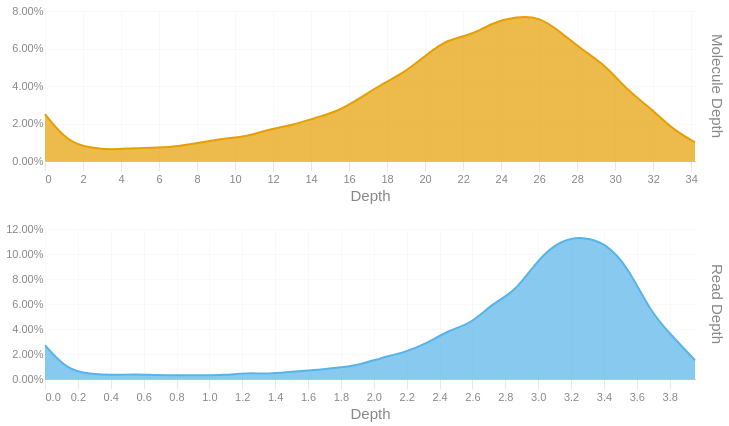

This figure's notebook cell:
### Code cell
readdep = depth_hist(tb['Read Depth'], q99, 3)
readdep = readdep.with_columns(pl.lit('Read Depth').alias('Metric'))
if not SKIPLR:
    moldep = depth_hist(tb['Molecule Depth'], mol_q99, 1)
    moldep = moldep.with_columns(pl.lit('Molecule Depth').alias('Metric'))
    _hist = pl.concat([readdep, moldep])
    _hist = _hist.filter(pl.col('Proportion') != 0)
    with SafeRender(_hist):
        (
            alt.Chart(_hist)        
            .mark_area(interpolate = "basis")
            .encode(
                x=alt.X('Bin:Q').scale(domainMin=0).axis(alt.Axis(title='Depth')),
                y = alt.Y('Proportion:Q', title = None).axis(format = '.2%'),
                color = alt.Color('Metric:N').legend(None),
                row = alt.Row("Metric:N").header(title = None, labelOrient = 'right'),
                tooltip = [
                    alt.Tooltip("Metric:N", title = "Metric"),
                    alt.Tooltip('Interval:N', title = "Depth Interval"),
                    alt.Tooltip('Proportion:Q', title = "% Alignments").format('.2%')
                ]
            )
            .resolve_scale(x='independent', y='independent')
            .properties(
                height = 150, width = 650,
                usermeta={'embedOptions': {'downloadFileName': f'{samplename}.depth.hist'}}
            )
        ).display()
else:
    readdep = readdep.filter(pl.col('Proportion') != 0)
    with SafeRender(readdep):
        (
            alt.Chart(readdep)        
            .mark_area(interpolate = "basis")
            .encode(
                x=alt.X('Bin:Q').scale(domainMin=0).axis(alt.Axis(title='Depth')),
                y = alt.Y('Proportion:Q', title = None).axis(format = '.2%'),
                tooltip = [
                    alt.Tooltip('Interval:N', title = "Depth Interval"),
                    alt.Tooltip('Proportion:Q', title = "% Alignments").format('.2%')
                ]
            )
            .properties(
                usermeta={'embedOptions': {'downloadFileName': f'{samplename}.depth.hist'}}
            )
        ).display()

### Figure 1 — Vega-Lite specification as saved in the notebook (floating-point values rounded to 4 significant figures)
{"width": 650, "height": 150, "config": {"title": {"anchor": "start", "dy": -15, "fontSize": 18, "color": "#888888", "subtitleColor": "#888888", "subtitleFontSize": 14}, "arc": {"fill": "#0072B2"}, "axis": {"domainColor": "#888888", "domainWidth": 0.5, "gridWidth": 0.2, "grid": false, "titleFontWeight": 400, "titleFontSize": 15, "labelFontSize": 11, "labelColor": "#888888", "tickColor": "#888888", "tickWidth": 0.2, "titleColor": "#888888"}, "axisBand": {"grid": false}, "axisX": {"grid": true, "tickSize": 10, "domainCap": "round"}, "axisY": {"domain": false, "grid": true, "tickSize": 0, "domainCap": "round"}, "background": "transparent", "header": {"labelFontSize": 15, "labelColor": "#888888", "titleFontSize": 15, "titleFontWeight": 600, "titleColor": "#888888"}, "legend": {"labelFont": "sans-serif", "labelFontSize": 12, "labelColor": "#888888", "symbolSize": 100, "symbolType": "circle", "titleFontSize": 12, "titlePadding": 10, "titleColor": "#888888", "title": null}, "range": {"category": ["#E69F00", "#56B4E9", "#009E73", "#F0E442", "#0072B2", "#D55E00", "#CC79A7", "#000000"], "diverging": ["#cfe8f3", "#a2d4ec", "#73bfe2", "#46abdb", "#1696d2", "#12719e"]}, "area": {"fill": "#0072B2", "fillOpacity": 0.7, "line": true, "strokeOpacity": 0.7}, "line": {"color": "#0072B2", "stroke": "#0072B2", "strokeWidth": 2}, "trail": {"color": "#0072B2", "stroke": "#0072B2", "strokeWidth": 0, "size": 1}, "point": {"filled": true, "fillOpacity": 1.0, "size": 95}, "text": {"color": "#888888", "fontSize": 11, "align": "right", "fontWeight": 400, "size": 11}, "bar": {"fill": "#0072B2", "stroke": null}, "view": {"stroke": null, "continuousWidth": 660, "continuousHeight": 400}}, "data": {"name": "data-c7d36ec3212a1a5d284924d04df8e9d4"}, "mark": {"type": "area", "interpolate": "basis"}, "encoding": {"color": {"field": "Metric", "legend": null, "type": "nominal"}, "row": {"field": "Metric", "header": {"title": null, "labelOrient": "right"}, "type": "nominal"}, "tooltip": [{"field": "Metric", "title": "Metric", "type": "nominal"}, {"field": "Interval", "title": "Depth Interval", "type": "nominal"}, {"field": "Proportion", "format": ".2%", "title": "% Alignments", "type": "quantitative"}], "x": {"axis": {"title": "Depth"}, "field": "Bin", "scale": {"domainMin": 0}, "type": "quantitative"}, "y": {"axis": {"format": ".2%"}, "field": "Proportion", "title": null, "type": "quantitative"}}, "resolve": {"scale": {"x": "independent", "y": "independent"}}, "usermeta": {"embedOptions": {"downloadFileName": "S1_Annapolis_003.depth.hist"}}, "$schema": "https://vega.github.io/schema/vega-lite/v6.1.0.json", "datasets": {"data-c7d36ec3212a1a5d284924d04df8e9d4": [{"Bin": 0.0, "Interval": "0.0-0.136", "Proportion": 0.027, "Metric": "Read Depth"}, {"Bin": 0.136, "Interval": "0.136-0.273", "Proportion": 0.007, "Metric": "Read Depth"}, {"Bin": 0.273, "Interval": "0.273-0.409", "Proportion": 0.004, "Metric": "Read Depth"}, {"Bin": 0.409, "Interval": "0.409-0.545", "Proportion": 0.003, "Metric": "Read Depth"}, {"Bin": 0.545, "Interval": "0.545-0.682", "Proportion": 0.004, "Metric": "Read Depth"}, {"Bin": 0.682, "Interval": "0.682-0.818", "Proportion": 0.003, "Metric": "Read Depth"}, {"Bin": 0.818, "Interval": "0.818-0.954", "Proportion": 0.003, "Metric": "Read Depth"}, {"Bin": 0.954, "Interval": "0.954-1.091", "Proportion": 0.003, "Metric": "Read Depth"}, {"Bin": 1.091, "Interval": "1.091-1.227", "Proportion": 0.003, "Metric": "Read Depth"}, {"Bin": 1.227, "Interval": "1.227-1.363", "Proportion": 0.005, "Metric": "Read Depth"}, {"Bin": 1.363, "Interval": "1.363-1.5", "Proportion": 0.004, "Metric": "Read Depth"}, {"Bin": 1.5, "Interval": "1.5-1.636", "Proportion": 0.006, "Metric": "Read Depth"}, {"Bin": 1.636, "Interval": "1.636-1.772", "Proportion": 0.007, "Metric": "Read Depth"}, {"Bin": 1.772, "Interval": "1.772-1.909", "Proportion": 0.009, "Metric": "Read Depth"}, {"Bin": 1.909, "Interval": "1.909-2.045", "Proportion": 0.011, "Metric": "Read Depth"}, {"Bin": 2.045, "Interval": "2.045-2.181", "Proportion": 0.017, "Metric": "Read Depth"}, {"Bin": 2.181, "Interval": "2.181-2.318", "Proportion": 0.021, "Metric": "Read Depth"}, {"Bin": 2.318, "Interval": "2.318-2.454", "Proportion": 0.028, "Metric": "Read Depth"}, {"Bin": 2.454, "Interval": "2.454-2.59", "Proportion": 0.039, "Metric": "Read Depth"}, {"Bin": 2.59, "Interval": "2.59-2.727", "Proportion": 0.044, "Metric": "Read Depth"}, {"Bin": 2.727, "Interval": "2.727-2.863", "Proportion": 0.061, "Metric": "Read Depth"}, {"Bin": 2.863, "Interval": "2.863-2.999", "Proportion": 0.07, "Metric": "Read Depth"}, {"Bin": 2.999, "Interval": "2.999-3.136", "Proportion": 0.096, "Metric": "Read Depth"}, {"Bin": 3.136, "Interval": "3.136-3.272", "Proportion": 0.111, "Metric": "Read Depth"}, {"Bin": 3.272, "Interval": "3.272-3.408", "Proportion": 0.114, "Metric": "Read Depth"}, {"Bin": 3.408, "Interval": "3.408-3.545", "Proportion": 0.109, "Metric": "Read Depth"}, {"Bin": 3.545, "Interval": "3.545-3.681", "Proportion": 0.09, "Metric": "Read Depth"}, {"Bin": 3.681, "Interval": "3.681-3.817", "Proportion": 0.054, "Metric": "Read Depth"}, {"Bin": 3.817, "Interval": "3.817-3.954", "Proportion": 0.034, "Metric": "Read Depth"}, {"Bin": 3.954, "Interval": "3.954-4.09", "Proportion": 0.015, "Metric": "Read Depth"}, {"Bin": 0.0, "Interval": "0.0-1.2", "Proportion": 0.025, "Metric": "Molecule Depth"}, {"Bin": 1.2, "Interval": "1.2-2.4", "Proportion": 0.01, "Metric": "Molecule Depth"}, {"Bin": 2.4, "Interval": "2.4-3.5", "Proportion": 0.007, "Metric": "Molecule Depth"}, {"Bin": 3.5, "Interval": "3.5-4.7", "Proportion": 0.006, "Metric": "Molecule Depth"}, {"Bin": 4.7, "Interval": "4.7-5.9", "Proportion": 0.007, "Metric": "Molecule Depth"}, {"Bin": 5.9, "Interval": "5.9-7.1", "Proportion": 0.007, "Metric": "Molecule Depth"}, {"Bin": 7.1, "Interval": "7.1-8.3", "Proportion": 0.008, "Metric": "Molecule Depth"}, {"Bin": 8.3, "Interval": "8.3-9.4", "Proportion": 0.01, "Metric": "Molecule Depth"}, {"Bin": 9.4, "Interval": "9.4-10.6", "Proportion": 0.012, "Metric": "Molecule Depth"}, {"Bin": 10.6, "Interval": "10.6-11.8", "Proportion": 0.013, "Metric": "Molecule Depth"}, {"Bin": 11.8, "Interval": "11.8-13.0", "Proportion": 0.017, "Metric": "Molecule Depth"}, {"Bin": 13.0, "Interval": "13.0-14.2", "Proportion": 0.019, "Metric": "Molecule Depth"}, {"Bin": 14.2, "Interval": "14.2-15.3", "Proportion": 0.023, "Metric": "Molecule Depth"}, {"Bin": 15.3, "Interval": "15.3-16.5", "Proportion": 0.026, "Metric": "Molecule Depth"}, {"Bin": 16.5, "Interval": "16.5-17.7", "Proportion": 0.033, "Metric": "Molecule Depth"}, {"Bin": 17.7, "Interval": "17.7-18.9", "Proportion": 0.041, "Metric": "Molecule Depth"}, {"Bin": 18.9, "Interval": "18.9-20.1", "Proportion": 0.047, "Metric": "Molecule Depth"}, {"Bin": 20.1, "Interval": "20.1-21.2", "Proportion": 0.057, "Metric": "Molecule Depth"}, {"Bin": 21.2, "Interval": "21.2-22.4", "Proportion": 0.065, "Metric": "Molecule Depth"}, {"Bin": 22.4, "Interval": "22.4-23.6", "Proportion": 0.067, "Metric": "Molecule Depth"}, {"Bin": 23.6, "Interval": "23.6-24.8", "Proportion": 0.074, "Metric": "Molecule Depth"}, {"Bin": 24.8, "Interval": "24.8-26.0", "Proportion": 0.077, "Metric": "Molecule Depth"}, {"Bin": 26.0, "Interval": "26.0-27.1", "Proportion": 0.077, "Metric": "Molecule Depth"}, {"Bin": 27.1, "Interval": "27.1-28.3", "Proportion": 0.069, "Metric": "Molecule Depth"}, {"Bin": 28.3, "Interval": "28.3-29.5", "Proportion": 0.059, "Metric": "Molecule Depth"}, {"Bin": 29.5, "Interval": "29.5-30.7", "Proportion": 0.051, "Metric": "Molecule Depth"}, {"Bin": 30.7, "Interval": "30.7-31.9", "Proportion": 0.037, "Metric": "Molecule Depth"}, {"Bin": 31.9, "Interval": "31.9-33.0", "Proportion": 0.028, "Metric": "Molecule Depth"}, {"Bin": 33.0, "Interval": "33.0-34.2", "Proportion": 0.017, "Metric": "Molecule Depth"}, {"Bin": 34.2, "Interval": "34.2-35.41", "Proportion": 0.01, "Metric": "Molecule Depth"}]}}
